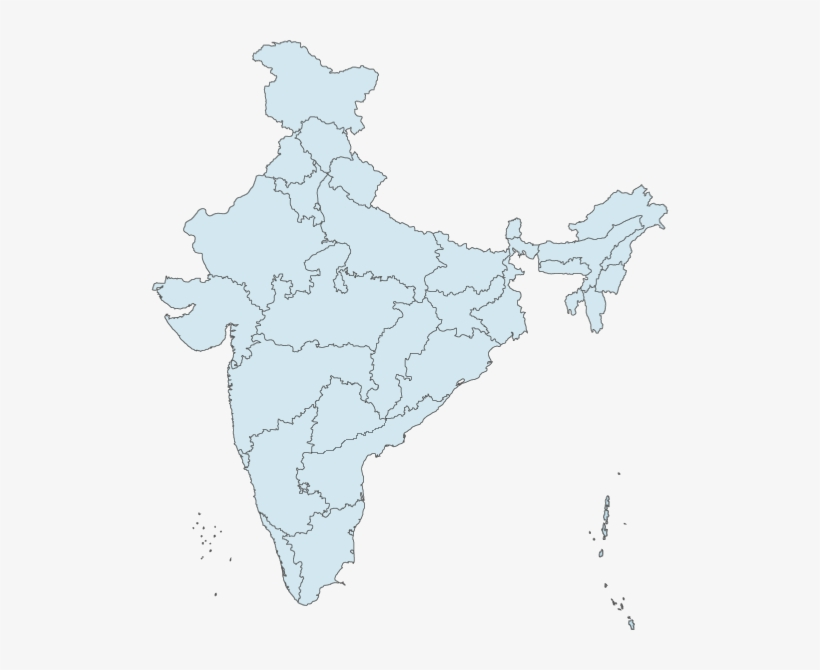
#> input picture assets/india_map.png, 820 x 670 px, found by its file name
$ python hough.py
#> lines starting #> are read from the running program, lines starting #| are printed output that depends on the picture; after the words box and inside, x2 and y2 are one past the last pixel; in counts of white or black regions, pixels touching at a corner belong together
import cv2
import numpy as np
img=cv2.imread('assets/india_map.png')
#> img is the input picture: shape (670, 820, 3); mean B, G, R 243, 241.4, 237.9
gray=cv2.cvtColor(img,cv2.COLOR_BGR2GRAY)
edges=cv2.Canny(gray,75,150)
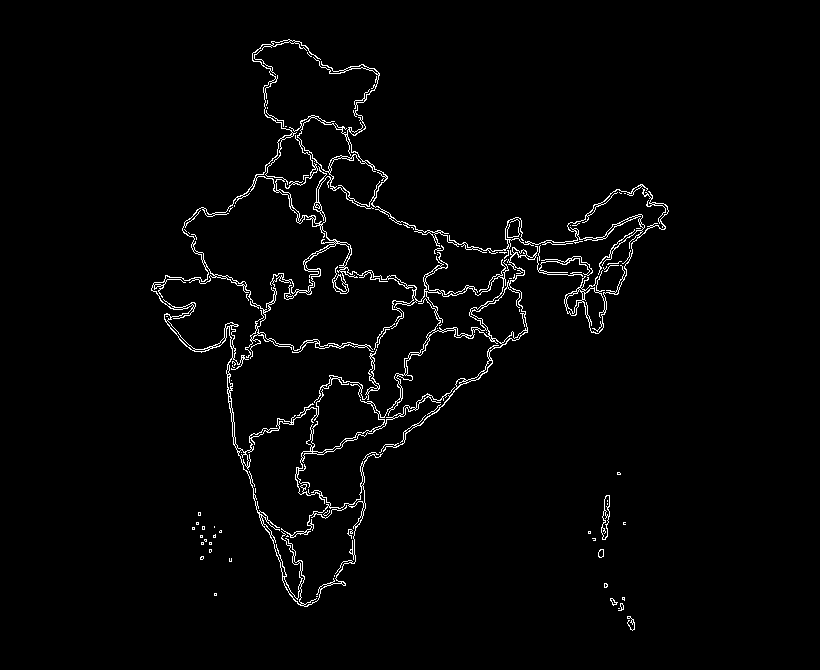
#> edges: shape (670, 820); 2.2% white in thin lines or dots, all inside (x1, y1, x2, y2) = (151, 39, 669, 631)
lines=cv2.HoughLinesP(edges,1,np.pi/180,30,maxLineGap=250)
#> lines = 143 rows, first 6: [214, 593, 667, 213], [175, 277, 293, 599], [165, 321, 663, 225], [159, 298, 665, 226], [164, 279, 631, 255], [186, 346, 629, 259]

for line in lines:
    x1,y1,x2,y2=line[0]
    cv2.line(img,(x1,y1),(x2,y2),(0,0,128,1))
#> this loop made 143 passes
#> (x1, y1, x2, y2) on passes 1 to 12: (214, 593, 667, 213), (175, 277, 293, 599), (165, 321, 663, 225), (159, 298, 665, 226), (164, 279, 631, 255), (186, 346, 629, 259), (281, 560, 649, 192), (231, 561, 616, 189), (300, 605, 310, 52), (316, 601, 316, 56), (297, 603, 344, 69), (252, 54, 522, 306)
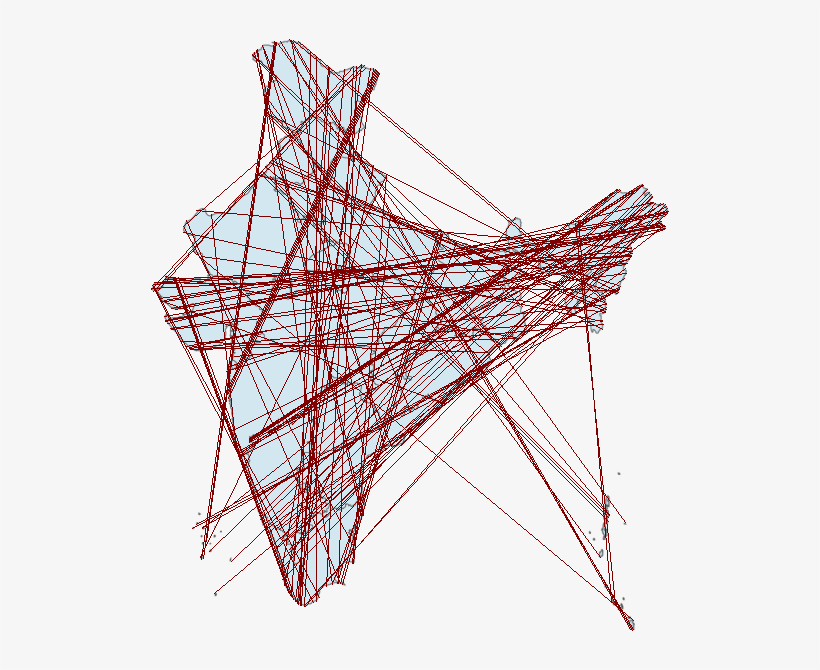
#> img: shape (670, 820, 3); 8.37% of pixels changed, all inside (x1, y1, x2, y2) = (151, 39, 669, 631)
cv2.imshow("LinesEdges ",edges)
cv2.imshow("LinesDetected ",img)
cv2.waitKey(0)
cv2.destroyAllWindows()
